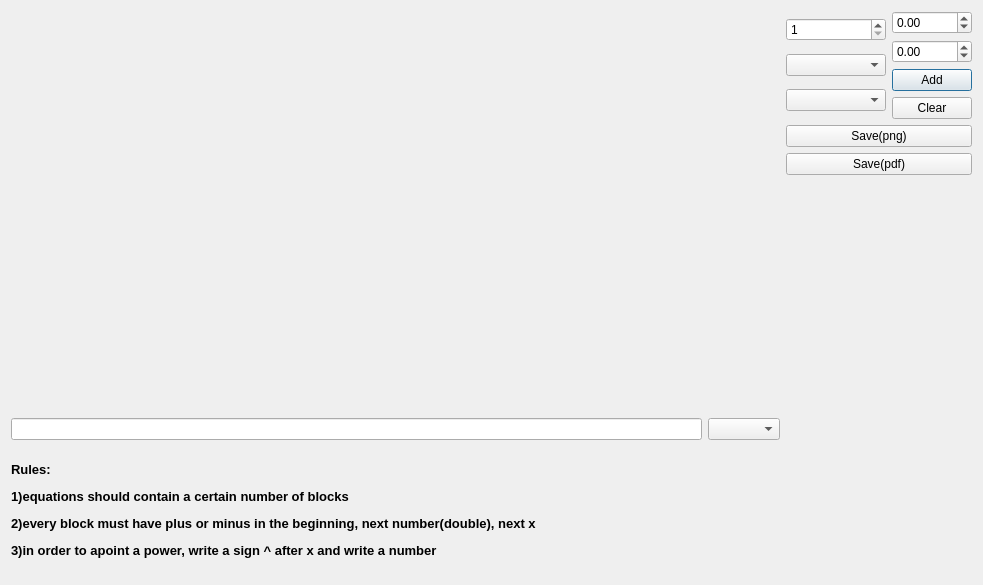
<?xml version="1.0" encoding="UTF-8"?>
<ui version="4.0">
 <class>Graphics</class>
 <widget class="QDialog" name="Graphics">
  <property name="geometry">
   <rect>
    <x>0</x>
    <y>0</y>
    <width>983</width>
    <height>585</height>
   </rect>
  </property>
  <property name="windowTitle">
   <string>Dialog</string>
  </property>
  <layout class="QHBoxLayout" name="horizontalLayout_3">
   <item>
    <layout class="QVBoxLayout" name="verticalLayout_4">
     <item>
      <widget class="QCustomPlot" name="customPlot" native="true">
       <property name="minimumSize">
        <size>
         <width>741</width>
         <height>401</height>
        </size>
       </property>
       <property name="maximumSize">
        <size>
         <width>741</width>
         <height>401</height>
        </size>
       </property>
      </widget>
     </item>
     <item>
      <layout class="QVBoxLayout" name="verticalLayout_3">
       <item>
        <layout class="QHBoxLayout" name="horizontalLayout_2">
         <item>
          <widget class="QLineEdit" name="lineEdit"/>
         </item>
         <item>
          <widget class="QComboBox" name="comboBox_col_graph"/>
         </item>
        </layout>
       </item>
       <item>
        <widget class="QLabel" name="label_2">
         <property name="text">
          <string>&lt;html&gt;&lt;head/&gt;&lt;body&gt;&lt;p&gt;&lt;span style=&quot; font-size:10pt; font-weight:600;&quot;&gt;Rules:&lt;/span&gt;&lt;/p&gt;&lt;p&gt;&lt;span style=&quot; font-size:10pt; font-weight:600;&quot;&gt;1)equations should contain a certain number of blocks&lt;/span&gt;&lt;/p&gt;&lt;p&gt;&lt;span style=&quot; font-size:10pt; font-weight:600;&quot;&gt;2)every block must have plus or minus in the beginning, next number(double), next x&lt;/span&gt;&lt;/p&gt;&lt;p&gt;&lt;span style=&quot; font-size:10pt; font-weight:600;&quot;&gt;3)in order to apoint a power, write a sign ^ after x and write a number&lt;/span&gt;&lt;/p&gt;&lt;/body&gt;&lt;/html&gt;</string>
         </property>
        </widget>
       </item>
      </layout>
     </item>
    </layout>
   </item>
   <item>
    <layout class="QVBoxLayout" name="verticalLayout_5">
     <item>
      <layout class="QHBoxLayout" name="horizontalLayout">
       <item>
        <layout class="QVBoxLayout" name="verticalLayout_2">
         <item>
          <widget class="QSpinBox" name="spinBox">
           <property name="minimum">
            <number>1</number>
           </property>
           <property name="maximum">
            <number>10</number>
           </property>
          </widget>
         </item>
         <item>
          <widget class="QComboBox" name="comboBox_col_own"/>
         </item>
         <item>
          <widget class="QComboBox" name="comboBox_shapes">
           <property name="minimumSize">
            <size>
             <width>100</width>
             <height>0</height>
            </size>
           </property>
          </widget>
         </item>
        </layout>
       </item>
       <item>
        <layout class="QVBoxLayout" name="verticalLayout">
         <item>
          <widget class="QDoubleSpinBox" name="doubleSpinBox_x">
           <property name="minimum">
            <double>-10.000000000000000</double>
           </property>
           <property name="maximum">
            <double>10.000000000000000</double>
           </property>
          </widget>
         </item>
         <item>
          <widget class="QDoubleSpinBox" name="doubleSpinBox_y">
           <property name="minimum">
            <double>-10.000000000000000</double>
           </property>
           <property name="maximum">
            <double>10.000000000000000</double>
           </property>
          </widget>
         </item>
         <item>
          <widget class="QPushButton" name="pushButton_add">
           <property name="text">
            <string>Add</string>
           </property>
          </widget>
         </item>
         <item>
          <widget class="QPushButton" name="pushButton_clear">
           <property name="text">
            <string>Clear</string>
           </property>
          </widget>
         </item>
        </layout>
       </item>
      </layout>
     </item>
     <item>
      <widget class="QPushButton" name="pushButton_png">
       <property name="text">
        <string>Save(png)</string>
       </property>
      </widget>
     </item>
     <item>
      <widget class="QPushButton" name="pushButton_pdf">
       <property name="text">
        <string>Save(pdf)</string>
       </property>
      </widget>
     </item>
     <item>
      <spacer name="verticalSpacer">
       <property name="orientation">
        <enum>Qt::Vertical</enum>
       </property>
       <property name="sizeHint" stdset="0">
        <size>
         <width>20</width>
         <height>40</height>
        </size>
       </property>
      </spacer>
     </item>
    </layout>
   </item>
  </layout>
 </widget>
 <customwidgets>
  <customwidget>
   <class>QCustomPlot</class>
   <extends>QWidget</extends>
   <header>qcustomplot.h</header>
   <container>1</container>
  </customwidget>
 </customwidgets>
 <resources/>
 <connections/>
</ui>
